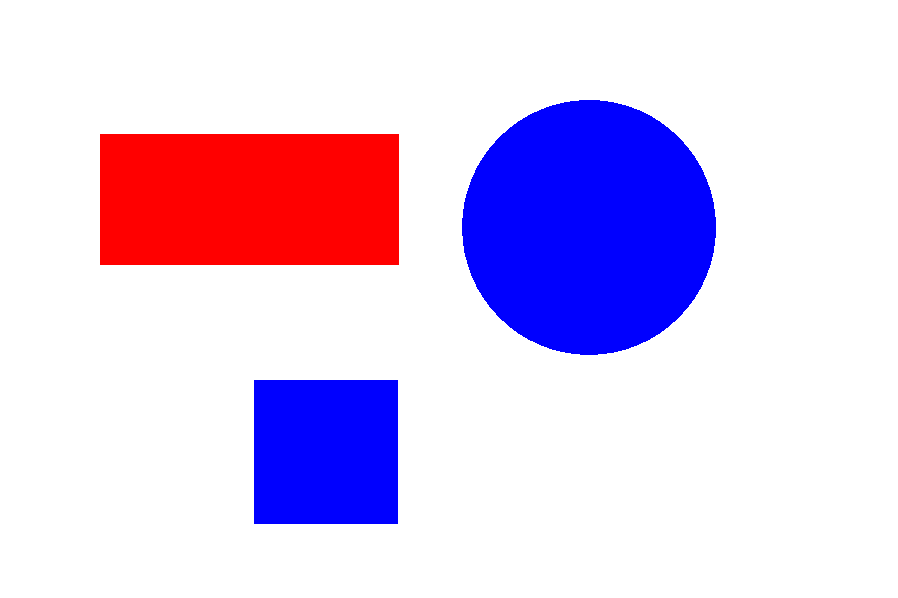
#> input picture Task1a/test2.png, 898 x 598 px; its folder holds only this picture in this run
$ python task1A_main.py   (Python 2 division)   (older library calls are emulated)
#> lines starting #> are read from the running program, lines starting #| are printed output that depends on the picture; after the words box and inside, x2 and y2 are one past the last pixel; in counts of white or black regions, pixels touching at a corner belong together
# Team ID : 2361
# Author List : K Pranath Reddy
# Filename : task1A_main.py
# Theme : Harvestor Bot
# Functions : writecsv, main
# Global variables :

#classes and subclasses to import
import cv2
import numpy as np
import os

#subroutine to write rerults to a csv
def writecsv(color,shape):
    #open csv file in append mode
    filep = open('results1A_2361.csv','a')
    # create string data to write per image
    datastr = "," + color + "-" + shape
    #write to csv
    filep.write(datastr)
    filep.close()

def main(path):

#> called with path = './/test2.png'
    lst = []
    lst1 = []
    image = cv2.imread(path)
#> image is the input picture: shape (598, 898, 3); mean B, G, R 236.4, 202.4, 221
    gray = cv2.cvtColor(image, cv2.COLOR_BGR2GRAY)
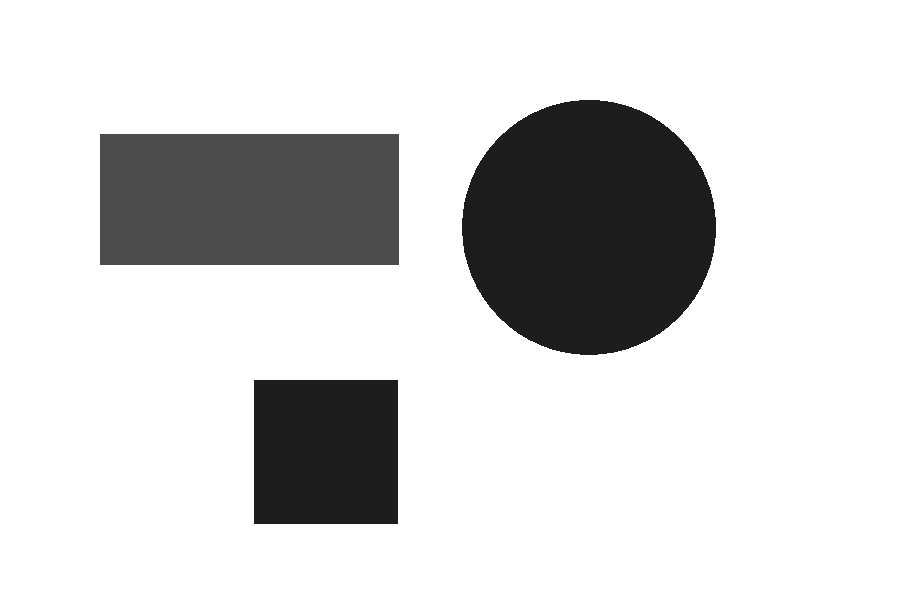
#> gray: shape (598, 898); min 29, max 255, mean 211.8
    ret, thresh = cv2.threshold(gray, 175,255,1)
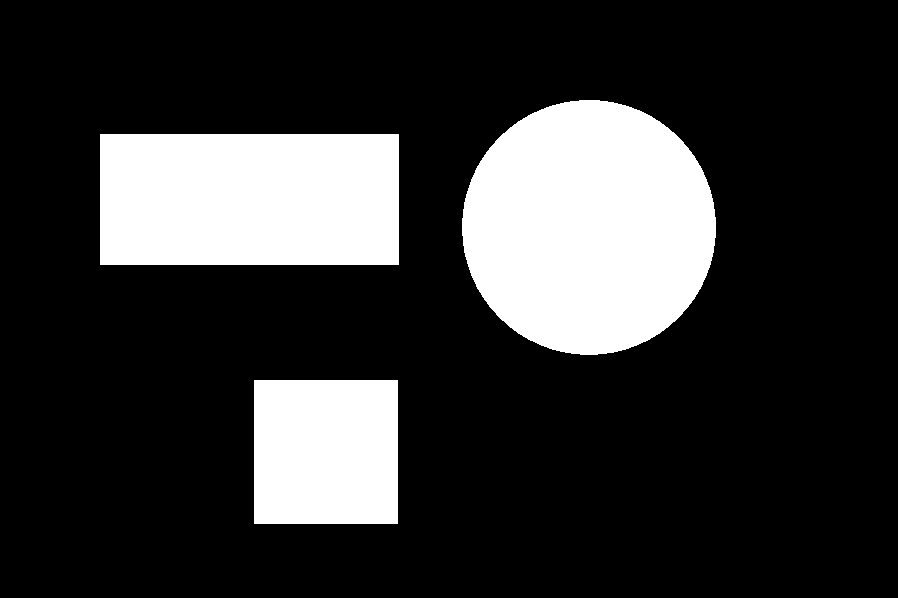
#> thresh: shape (598, 898); 20.6% white; 3 white regions
    (_,cnts,_) = cv2.findContours(thresh.copy(), cv2.RETR_LIST, cv2.CHAIN_APPROX_NONE)
#> cnts = 3 contours; box (x1, y1, x2, y2) and area: (462, 100, 716, 355) 50456, (100, 134, 399, 265) 38740, (254, 380, 398, 524) 20449

    for cnt in cnts:
        approx = cv2.approxPolyDP(cnt, 0.01*cv2.arcLength(cnt,True),True)

        if len(approx) == 3:
            shape_name = "Triangle"
            M = cv2.moments(cnt)
            cx = int(M['m10']/M['m00'])
            cy = int(M['m01']/M['m00'])
            if image[cy,cx][0] == 255:
                cv2.putText(image, 'Blue-'+shape_name, (cx-50,cy), cv2.FONT_HERSHEY_SIMPLEX, 0.5, (0,0,0),1)
                lst.append(["blue-triangle"])
                writecsv('blue','triangle')
            if image[cy,cx][1] == 255:
                cv2.putText(image, 'Green-'+shape_name, (cx-50,cy), cv2.FONT_HERSHEY_SIMPLEX, 0.5, (0,0,0),1)
                lst.append(["green-triangle"])
                writecsv('green','triangle')
            if image[cy,cx][2] == 255:
                cv2.putText(image, 'Red-'+shape_name, (cx-50,cy), cv2.FONT_HERSHEY_SIMPLEX, 0.5, (0,0,0),1)
                lst.append(["red-triangle"])
                writecsv('red','triangle')
        elif len(approx) == 4:
            x,y,w,h = cv2.boundingRect(cnt)
            M = cv2.moments(cnt)
            cx = int(M['m10']/M['m00'])
            cy = int(M['m01']/M['m00'])
            if abs(w-h) <= 3:
                shape_name = "Square"
                if image[cy,cx][0] == 255:
                    cv2.putText(image, 'Blue-'+shape_name, (cx-50,cy), cv2.FONT_HERSHEY_SIMPLEX, 0.5, (0,0,0),1)
                    lst.append(["blue-square"])
                    writecsv('blue','square')
                if image[cy,cx][1] == 255:
                    cv2.putText(image, 'Green-'+shape_name, (cx-50,cy), cv2.FONT_HERSHEY_SIMPLEX, 0.5, (0,0,0),1)
                    lst.append(["green-square"])
                    writecsv('green','square')
                if image[cy,cx][2] == 255:
                    cv2.putText(image, 'Red-'+shape_name, (cx-50,cy), cv2.FONT_HERSHEY_SIMPLEX, 0.5, (0,0,0),1)
                    lst.append(["red-square"])
                    writecsv('red','square')
            else:
                shape_name = "Rectangle"
                M = cv2.moments(cnt)
                cx = int(M['m10']/M['m00'])
                cy = int(M['m01']/M['m00'])
                if image[cy,cx][0] == 255:
                    cv2.putText(image, 'Blue-'+shape_name, (cx-50,cy), cv2.FONT_HERSHEY_SIMPLEX, 0.5, (0,0,0),1)
                    lst.append(["blue-rectangle"])
                    writecsv('blue','rectangle')
                if image[cy,cx][1] == 255:
                    cv2.putText(image, 'Green-'+shape_name, (cx-50,cy), cv2.FONT_HERSHEY_SIMPLEX, 0.5, (0,0,0),1)
                    lst.append(["green-rectangle"])
                    writecsv('green','rectangle')
                if image[cy,cx][2] == 255:
                    cv2.putText(image, 'Red-'+shape_name, (cx-50,cy), cv2.FONT_HERSHEY_SIMPLEX, 0.5, (0,0,0),1)
                    lst.append(["red-rectangle"])
                    writecsv('red','rectangle')
        elif len(approx) == 5:
            shape_name = "Pentagon"
            M = cv2.moments(cnt)
            cx = int(M['m10']/M['m00'])
            cy = int(M['m01']/M['m00'])
            if image[cy,cx][0] == 255:
                cv2.putText(image, 'Blue-'+shape_name, (cx-50,cy), cv2.FONT_HERSHEY_SIMPLEX, 0.5, (0,0,0),1)
                lst.append(["blue-pentagon"])
                writecsv('blue','pentagon')
            if image[cy,cx][1] == 255:
                cv2.putText(image, 'Green-'+shape_name, (cx-50,cy), cv2.FONT_HERSHEY_SIMPLEX, 0.5, (0,0,0),1)
                lst.append(["green-pentagon"])
                writecsv('green','pentagon')
            if image[cy,cx][2] == 255:
                cv2.putText(image, 'Red-'+shape_name, (cx-50,cy), cv2.FONT_HERSHEY_SIMPLEX, 0.5, (0,0,0),1)
                lst.append(["red-pentagon"])
                writecsv('red','pentagon')
        elif len(approx) >= 10:
            shape_name = "Circle"
            M = cv2.moments(cnt)
            cx = int(M['m10']/M['m00'])
            cy = int(M['m01']/M['m00'])
            if image[cy,cx][0] == 255:
                cv2.putText(image, 'Blue-'+shape_name, (cx-50,cy), cv2.FONT_HERSHEY_SIMPLEX, 0.5, (0,0,0),1)
                lst.append(["blue-circle"])
                writecsv('blue','circle')
            if image[cy,cx][1] == 255:
                cv2.putText(image, 'Green-'+shape_name, (cx-50,cy), cv2.FONT_HERSHEY_SIMPLEX, 0.5, (0,0,0),1)
                lst.append(["green-circle"])
                writecsv('green','circle')
            if image[cy,cx][2] == 255:
                cv2.putText(image, 'Red-'+shape_name, (cx-50,cy), cv2.FONT_HERSHEY_SIMPLEX, 0.5, (0,0,0),1)
                lst.append(["red-circle"])
                writecsv('red','circle')
#> this loop made 3 passes
#> (approx, x, y, w, h, shape_name) on passes 1 to 2: ([[254, 380], [254, 523], [397, 523], [397, 380]], 254, 380, 144, 144, 'Square'), ([[100, 134], [100, 264], [398, 264], [398, 134]], 100, 134, 299, 131, 'Rectangle')
#> shape_name on pass 3: 'Circle'
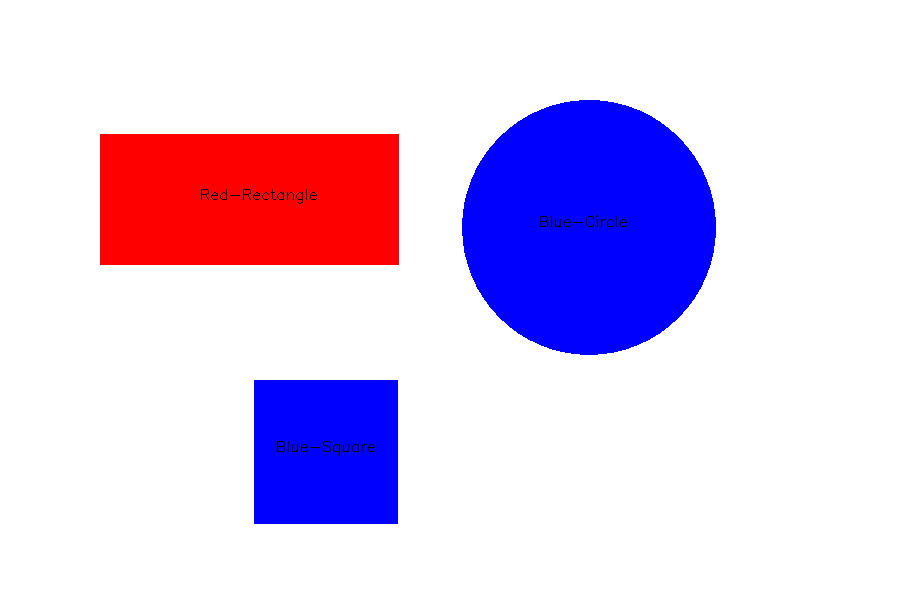
#> image: shape (598, 898, 3); 0.13% of pixels changed, all inside (x1, y1, x2, y2) = (201, 189, 627, 456)
#> after the loop, lst = [['blue-square'], ['red-rectangle'], ['blue-circle']]


    cv2.imwrite(path.replace(".//test","output"),image)


    lst1.append(path)
    for i in range(0,len(lst)):
            x=lst[i]
            lst1.append(x)
#> this loop made 3 passes
#> after the loop, lst1 = ['.//test2.png', ['blue-square'], ['red-rectangle'], ['blue-circle']]
    print lst1
#| ['.//test2.png', ['blue-square'], ['red-rectangle'], ['blue-circle']]


    cv2.drawContours(image, cnts, -1, (0,0,0), 2)
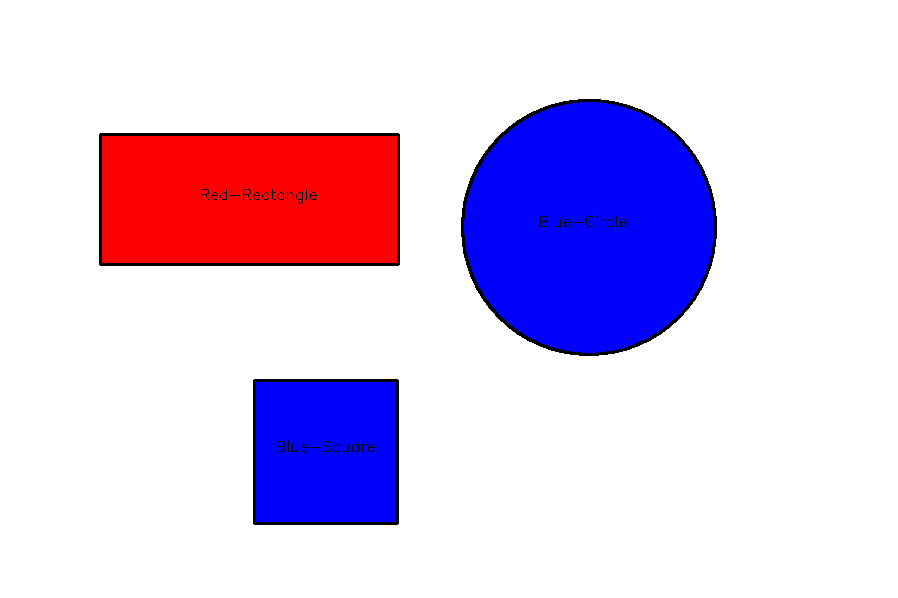
#> image: shape (598, 898, 3); 1.31% of pixels changed, all inside (x1, y1, x2, y2) = (99, 99, 717, 525)
    cv2.imshow('Identifying Colour and Shapes', image)
    cv2.waitKey(0)

    cv2.destroyAllWindows()

#main where the path is set for the directory containing the test images
if __name__ == "__main__":
    global results1A_2361
    mypath = './/'
    #getting all files in the directory
    onlyfiles = [os.path.join(mypath, f) for f in os.listdir(mypath) if f.endswith(".png")]
    #iterate over each file in the directory
    for fp in onlyfiles:
        #Open the csv to write in append mode
        filep = open('results1A_2361.csv','a')
        #this csv will later be used to save processed data, thus write the file name of the image
        filep.write(fp)
        #close the file so that it can be reopened again later
        filep.close()
        #process the image
        data = main(fp)
        print data
        #open the csv
        filep = open('results1A_2361.csv','a')
        #make a newline entry so that the next image data is written on a newline
        filep.write('\n')
        #close the file
        filep.close()

$ run again, on Task1a/test3.png
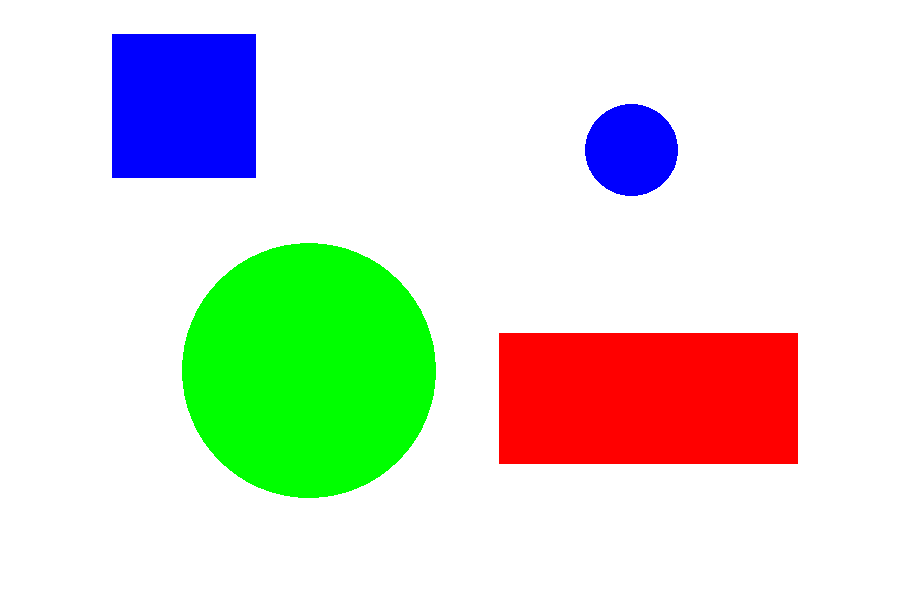
#> input picture Task1a/test3.png, 898 x 598 px
#> in main, image is the input picture: shape (598, 898, 3); mean B, G, R 212.3, 223.4, 217.8
#> in main, `ret, thresh = cv2.threshold(gray, 175,255,1)`:
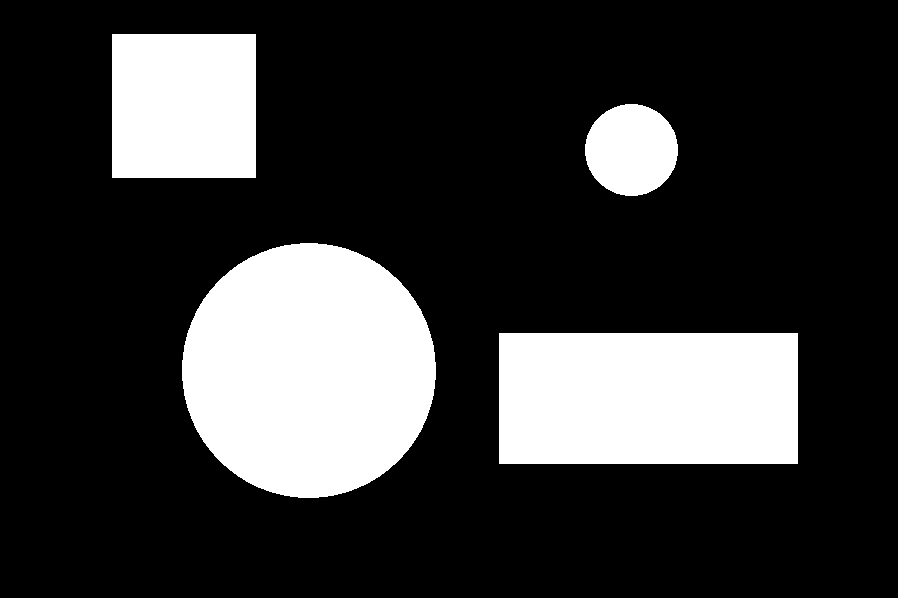
#> thresh: shape (598, 898); 21.9% white; 4 white regions
#> cnts = 4 contours; box (x1, y1, x2, y2) and area: (182, 243, 436, 498) 50456, (499, 333, 798, 464) 38740, (112, 34, 256, 178) 20449, (585, 104, 678, 196) 6563
#> the loop in main, `for cnt in cnts:` made 4 passes
#> (approx, x, y, w, h, shape_name) on passes 1, 4: ([[499, 333], [499, 463], [797, 463], [797, 333]], 499, 333, 299, 131, 'Rectangle'), ([[112, 34], [112, 177], [255, 177], [255, 34]], 112, 34, 144, 144, 'Square')
#> after the loop in main, `for cnt in cnts:`: lst = [['red-rectangle'], ['green-circle'], ['blue-circle'], ['blue-square']]
#> the loop in main, `for i in range(0,len(lst)):` made 4 passes
#> after the loop in main, `for i in range(0,len(lst)):`: lst1 = ['.//test3.png', ['red-rectangle'], ['green-circle'], ['blue-circle'], ['blue-square']]
#| ['.//test3.png', ['red-rectangle'], ['green-circle'], ['blue-circle'], ['blue-square']]
#> in main, `cv2.drawContours(image, cnts, -1, (0,0,0), 2)`:
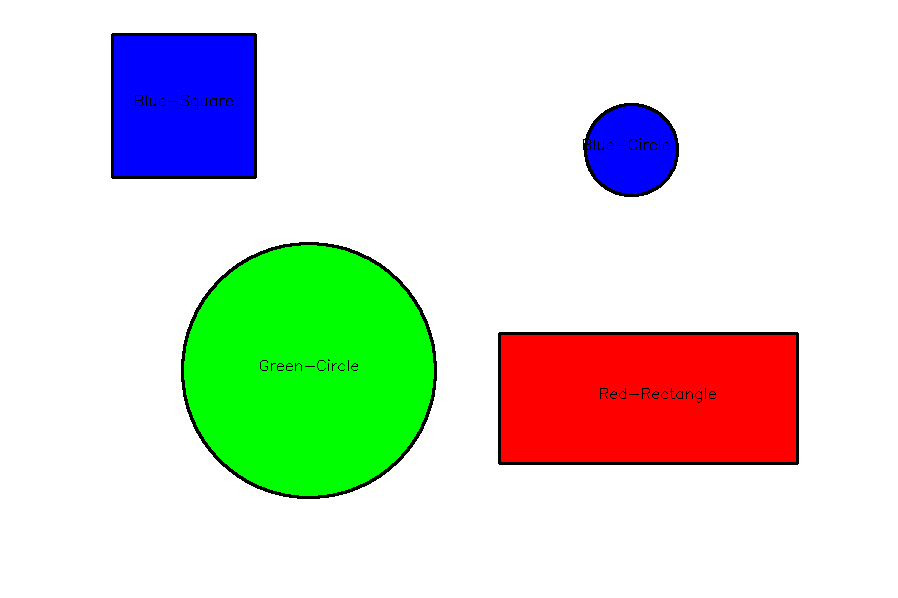
#> image: shape (598, 898, 3); mean B, G, R 209.9, 221.1, 215.6

$ run again, on Task1a/test4.png
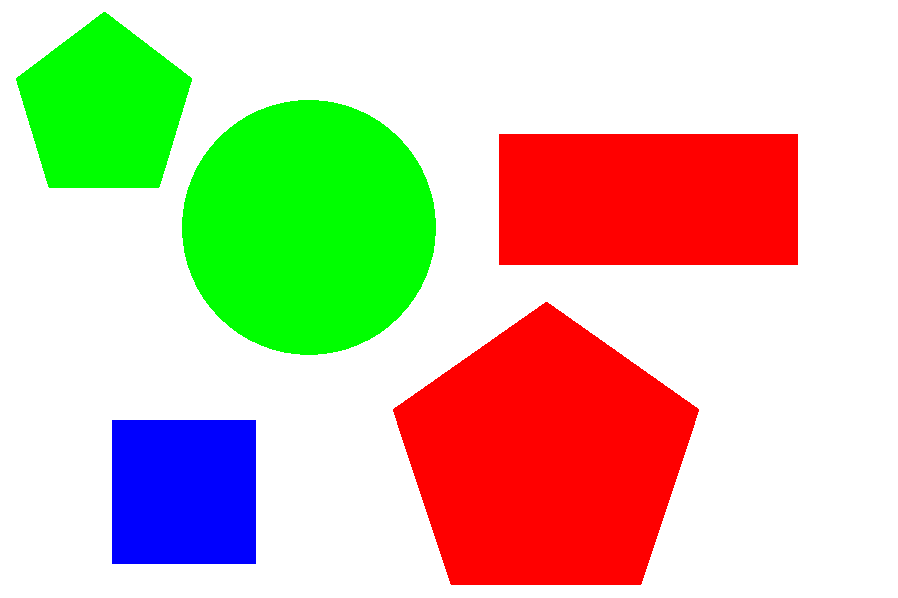
#> input picture Task1a/test4.png, 898 x 598 px
#> in main, image is the input picture: shape (598, 898, 3); mean B, G, R 173.4, 198, 210.7
#> in main, `ret, thresh = cv2.threshold(gray, 175,255,1)`:
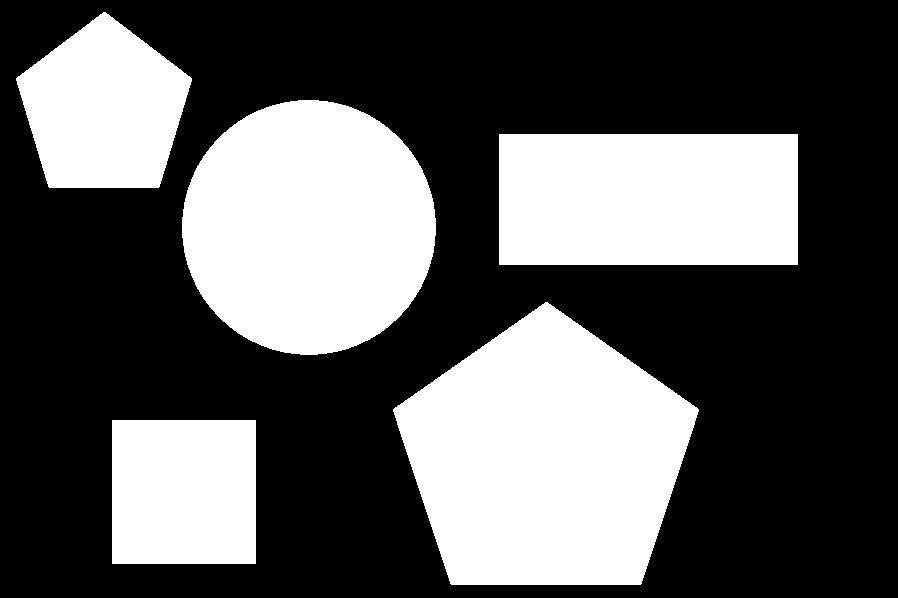
#> thresh: shape (598, 898); 35.9% white; 5 white regions
#> cnts = 5 contours; box (x1, y1, x2, y2) and area: (393, 302, 699, 585) 59809, (182, 100, 436, 355) 50456, (499, 134, 798, 265) 38740, (16, 12, 192, 188) 21418, (112, 420, 256, 564) 20449
#> the loop in main, `for cnt in cnts:` made 5 passes
#> (approx, x, y, w, h, shape_name) on passes 1, 3: ([[112, 420], [112, 563], [255, 563], [255, 420]], 112, 420, 144, 144, 'Square'), ([[499, 134], [499, 264], [797, 264], [797, 134]], 499, 134, 299, 131, 'Rectangle')
#> after the loop in main, `for cnt in cnts:`: lst = [['blue-square'], ['red-pentagon'], ['red-rectangle'], ['green-circle'], ['green-pentagon']]
#> the loop in main, `for i in range(0,len(lst)):` made 5 passes
#> after the loop in main, `for i in range(0,len(lst)):`: lst1 = ['.//test4.png', ['blue-square'], ['red-pentagon'], ['red-rectangle'], ['green-circle'], ['green-pentagon']]
#| ['.//test4.png', ['blue-square'], ['red-pentagon'], ['red-rectangle'], ['green-circle'], ['green-pentagon']]
#> in main, `cv2.drawContours(image, cnts, -1, (0,0,0), 2)`:
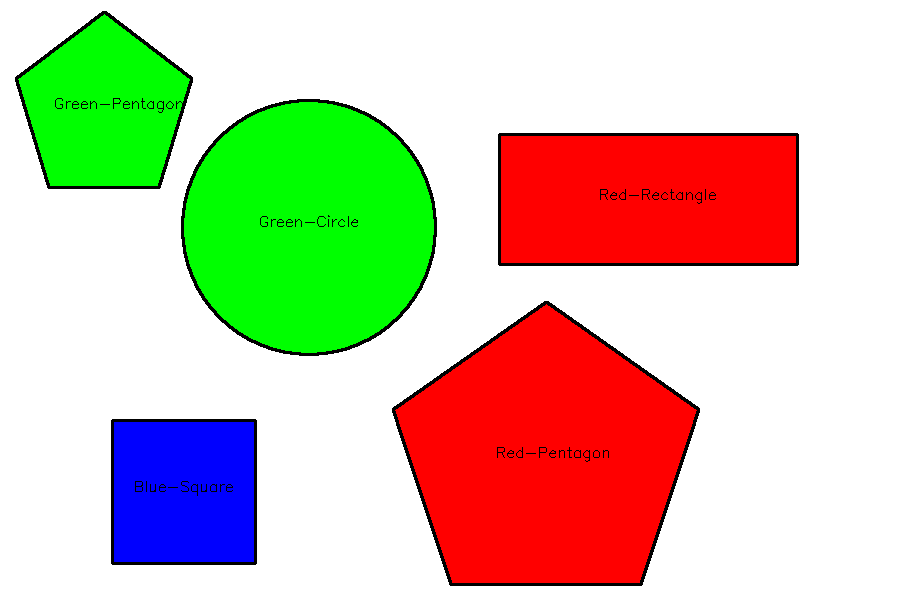
#> image: shape (598, 898, 3); mean B, G, R 170.7, 194.3, 206.6
